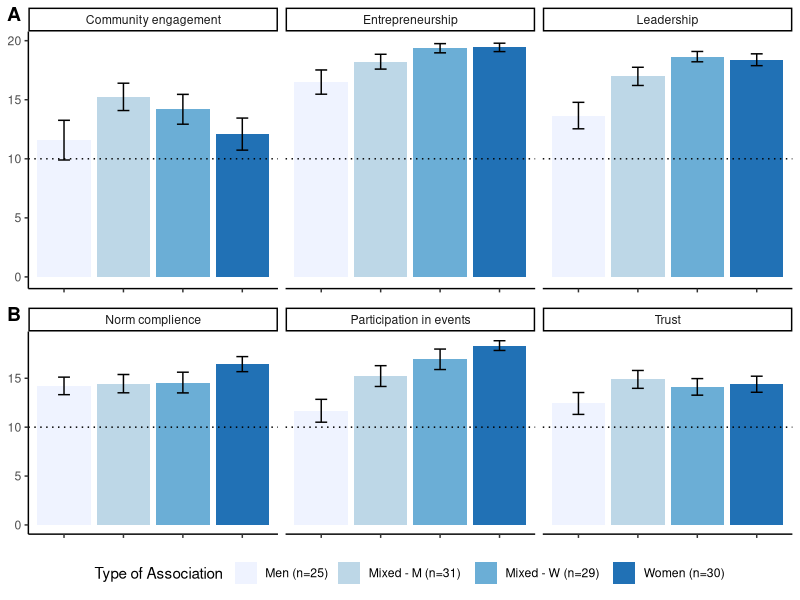

Source code (R):
## ---- chunk 1
knitr::opts_chunk$set(echo = TRUE)

library(tidyverse)
library(readxl)
library(here)
library(plotrix)
library(RColorBrewer)
library(cowplot)


raw_data <- read_excel(here("data/vargas_gender_data.xlsx"), range ="A1:AG116") %>% 
  mutate(activities = as.numeric(activities),
         conflict = as.numeric(conflict))

## ---- chunk 2
##Figure 4 average degree in which pariticipants percieve group attributes.

##calcualting mean, sd and se
assoc_scale_summary <- raw_data %>% 
  select("Type of Association"= type_organization, Leadership = leadership, Entrepreneurship = entrepreneurship, "Participation in events" = activities, Trust = trust, "Norm complience" = norms, "Community engagement" = community) %>% 
  gather(key = attribute, value = value, 2:7) %>% 
  group_by(`Type of Association`, attribute) %>% 
  group_by(N = n(), add = TRUE) %>% ## adds the n for each type of association
  summarise_all(funs(mean, sd, std.error), na.rm = TRUE) %>% 
  ungroup() %>% 
  mutate( `Type of Association` = recode(`Type of Association`, MixedM = "Mixed - M (n=31)", MixedW = "Mixed - W (n=29)", Men = "Men (n=25)", Women = "Women (n=30)"))
  

#plot
##MISING: order the facet wrap in the order I want (with significant diff and no significant diff). Possible approach: creat to figurs and then join them in two panels A and B with cowplot


signficant_diff <- ggplot(assoc_scale_summary %>% 
                              filter(attribute %in% c("Leadership", "Entrepreneurship","Community engagement")),
                            aes(`Type of Association`, mean)) +
   geom_bar(aes(fill=`Type of Association`), stat = "identity") +
  geom_errorbar(aes(ymin = mean - std.error, ymax = mean +std.error), width=0.2) +
  geom_hline(yintercept = 10, linetype = "dotted")+
  theme_classic() +
  facet_wrap(~attribute) +
  scale_fill_brewer(palette = "Blues")+ #find a good color
  theme(panel.grid = element_blank(),
        axis.text.x = element_blank(),
        axis.title.x = element_blank(),
        axis.title.y = element_blank(),
        legend.position="none", 
        legend.box = "horizontal")

no_diff <- ggplot(assoc_scale_summary %>% 
                              filter(attribute %in% c("Norm complience", "Participation in events","Trust")),
  aes(`Type of Association`, mean)) +
   geom_bar(aes(fill=`Type of Association`), stat = "identity") +
  geom_errorbar(aes(ymin = mean - std.error, ymax = mean +std.error), width=0.2) +
  geom_hline(yintercept = 10, linetype = "dotted")+
  theme_classic() +
  facet_wrap(~attribute) +
  scale_fill_brewer(palette = "Blues")+ #find a good color
  theme(panel.grid = element_blank(),
        axis.text.x = element_blank(),
        axis.title.x = element_blank(),
        axis.title.y = element_blank(),
        legend.position="bottom", 
        legend.box = "horizontal")


plot_grid(signficant_diff, no_diff, labels = c("A", "B"), nrow = 2, align = "v")


## ---- chunk 3
#Figure 5: Average degree in which groups evaluate social performance indicators


soc_perform_summary<- raw_data %>% 
  select("Type of Association"= type_organization, Efficiency = efficiency, Cooperation = cooperation, "Conflict resolution" = conflict) %>% 
  gather(key = attribute, value = value, 2:4) %>% 
  group_by(`Type of Association`, attribute) %>% 
  group_by(N = n(), add = TRUE) %>% ## adds the n for each type of association
  summarise_all(funs(mean, sd, std.error), na.rm = TRUE) %>% 
  ungroup() %>% 
  mutate( `Type of Association` = recode(`Type of Association`, MixedM = "Mixed - M (n=31)", MixedW = "Mixed - W (n=29)", Men = "Men (n=25)", Women = "Women (n=30)"))



soc_perform_plot<- ggplot(soc_perform_summary, aes(`Type of Association`, mean)) +
   geom_bar(aes(fill=`Type of Association`), stat = "identity") +
  geom_errorbar(aes(ymin = mean - std.error, ymax = mean +std.error), width=0.2) +
  geom_hline(yintercept = 10, linetype = "dotted")+ #color = "gray"
  theme_classic() +
  facet_wrap(~attribute) +
  scale_fill_brewer(palette = "Blues")+ #find a good color
  theme(panel.grid = element_blank(),
        axis.text.x = element_blank(),
        axis.title.x = element_blank(),
        axis.title.y = element_blank(),
        legend.position="bottom", 
        legend.box = "horizontal") +
  expand_limits(y = 20) #y-axis goes to up to 20





